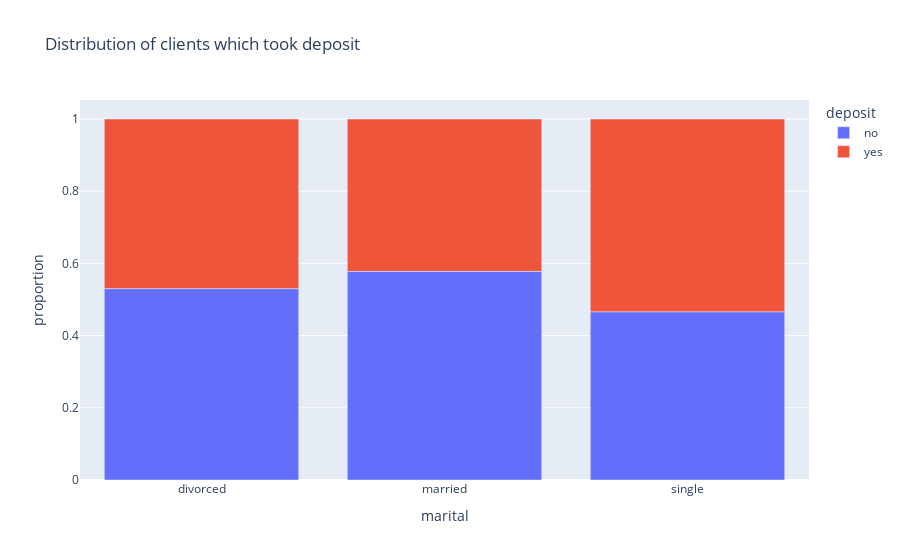

Notebook source saved alongside this figure:
### Code cell
# visualizations for those who have opened and not opened a deposit depending on marital status
fig_data = df_clean.groupby(['marital'], as_index=False)['deposit'].value_counts(normalize = True)
display(fig_data)
fig = px.bar(
    data_frame=fig_data, 
    x = 'marital', 
    y='proportion',
    color = 'deposit',
    title = 'Distribution of clients which took deposit'
)
fig.show()

### Figure 1 — Plotly figure (JSON) as saved in the notebook; plotly's stock layout.template omitted (floating-point values rounded to 4 significant figures)
{"data": [{"alignmentgroup": "True", "hovertemplate": "deposit=no<br>marital=%{x}<br>proportion=%{y}<extra></extra>", "legendgroup": "no", "marker": {"color": "#636efa", "pattern": {"shape": ""}}, "name": "no", "offsetgroup": "no", "orientation": "v", "showlegend": true, "textposition": "auto", "type": "bar", "x": ["divorced", "married", "single"], "xaxis": "x", "y": [0.5302, 0.578, 0.4659], "yaxis": "y"}, {"alignmentgroup": "True", "hovertemplate": "deposit=yes<br>marital=%{x}<br>proportion=%{y}<extra></extra>", "legendgroup": "yes", "marker": {"color": "#EF553B", "pattern": {"shape": ""}}, "name": "yes", "offsetgroup": "yes", "orientation": "v", "showlegend": true, "textposition": "auto", "type": "bar", "x": ["divorced", "married", "single"], "xaxis": "x", "y": [0.4698, 0.422, 0.5341], "yaxis": "y"}], "layout": {"barmode": "relative", "legend": {"title": {"text": "deposit"}, "tracegroupgap": 0}, "title": {"text": "Distribution of clients which took deposit"}, "xaxis": {"anchor": "y", "domain": [0, 1], "title": {"text": "marital"}}, "yaxis": {"anchor": "x", "domain": [0, 1], "title": {"text": "proportion"}}}}
